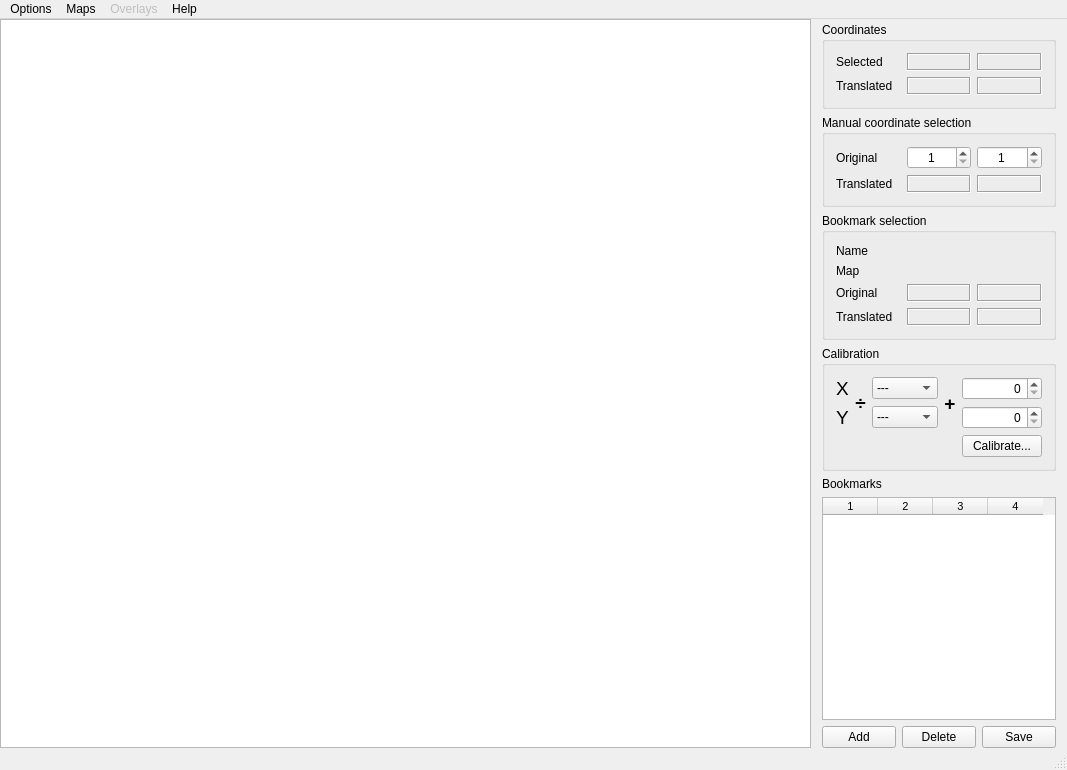
<?xml version="1.0" encoding="UTF-8"?>
<ui version="4.0">
 <class>MainWindow</class>
 <widget class="QMainWindow" name="MainWindow">
  <property name="geometry">
   <rect>
    <x>0</x>
    <y>0</y>
    <width>1067</width>
    <height>770</height>
   </rect>
  </property>
  <property name="windowTitle">
   <string>SS13 Telescience Manager</string>
  </property>
  <widget class="QWidget" name="centralWidget">
   <layout class="QHBoxLayout" name="_2">
    <property name="spacing">
     <number>0</number>
    </property>
    <property name="margin">
     <number>0</number>
    </property>
    <item>
     <widget class="MapView" name="mapArea">
      <property name="mouseTracking">
       <bool>true</bool>
      </property>
      <property name="interactive">
       <bool>true</bool>
      </property>
      <property name="dragMode">
       <enum>QGraphicsView::ScrollHandDrag</enum>
      </property>
     </widget>
    </item>
    <item>
     <widget class="QWidget" name="widget" native="true">
      <property name="sizePolicy">
       <sizepolicy hsizetype="Fixed" vsizetype="Preferred">
        <horstretch>0</horstretch>
        <verstretch>0</verstretch>
       </sizepolicy>
      </property>
      <property name="minimumSize">
       <size>
        <width>256</width>
        <height>0</height>
       </size>
      </property>
      <property name="maximumSize">
       <size>
        <width>256</width>
        <height>16777215</height>
       </size>
      </property>
      <layout class="QVBoxLayout" name="_3">
       <property name="topMargin">
        <number>3</number>
       </property>
       <property name="bottomMargin">
        <number>0</number>
       </property>
       <item>
        <widget class="QGroupBox" name="coordinateBox">
         <property name="sizePolicy">
          <sizepolicy hsizetype="Preferred" vsizetype="Fixed">
           <horstretch>0</horstretch>
           <verstretch>0</verstretch>
          </sizepolicy>
         </property>
         <property name="minimumSize">
          <size>
           <width>0</width>
           <height>0</height>
          </size>
         </property>
         <property name="maximumSize">
          <size>
           <width>250</width>
           <height>16777215</height>
          </size>
         </property>
         <property name="title">
          <string>Coordinates</string>
         </property>
         <layout class="QGridLayout" name="gridLayout_17">
          <item row="0" column="2">
           <widget class="QLabel" name="coordinateOY">
            <property name="frameShape">
             <enum>QFrame::Box</enum>
            </property>
            <property name="frameShadow">
             <enum>QFrame::Sunken</enum>
            </property>
            <property name="text">
             <string/>
            </property>
            <property name="alignment">
             <set>Qt::AlignCenter</set>
            </property>
           </widget>
          </item>
          <item row="0" column="0">
           <widget class="QLabel" name="label_43">
            <property name="text">
             <string>Selected</string>
            </property>
           </widget>
          </item>
          <item row="0" column="1">
           <widget class="QLabel" name="coordinateOX">
            <property name="frameShape">
             <enum>QFrame::Box</enum>
            </property>
            <property name="frameShadow">
             <enum>QFrame::Sunken</enum>
            </property>
            <property name="text">
             <string/>
            </property>
            <property name="alignment">
             <set>Qt::AlignCenter</set>
            </property>
           </widget>
          </item>
          <item row="1" column="0">
           <widget class="QLabel" name="label_44">
            <property name="text">
             <string>Translated</string>
            </property>
           </widget>
          </item>
          <item row="1" column="2">
           <widget class="QLabel" name="coordinateTY">
            <property name="frameShape">
             <enum>QFrame::Box</enum>
            </property>
            <property name="frameShadow">
             <enum>QFrame::Sunken</enum>
            </property>
            <property name="text">
             <string/>
            </property>
            <property name="alignment">
             <set>Qt::AlignCenter</set>
            </property>
           </widget>
          </item>
          <item row="1" column="1">
           <widget class="QLabel" name="coordinateTX">
            <property name="frameShape">
             <enum>QFrame::Box</enum>
            </property>
            <property name="frameShadow">
             <enum>QFrame::Sunken</enum>
            </property>
            <property name="text">
             <string/>
            </property>
            <property name="alignment">
             <set>Qt::AlignCenter</set>
            </property>
           </widget>
          </item>
         </layout>
        </widget>
       </item>
       <item>
        <widget class="QGroupBox" name="manualBox">
         <property name="sizePolicy">
          <sizepolicy hsizetype="Preferred" vsizetype="Fixed">
           <horstretch>0</horstretch>
           <verstretch>0</verstretch>
          </sizepolicy>
         </property>
         <property name="maximumSize">
          <size>
           <width>250</width>
           <height>16777215</height>
          </size>
         </property>
         <property name="title">
          <string>Manual coordinate selection</string>
         </property>
         <layout class="QGridLayout" name="gridLayout_16">
          <item row="0" column="0">
           <widget class="QLabel" name="label_41">
            <property name="text">
             <string>Original</string>
            </property>
           </widget>
          </item>
          <item row="1" column="0">
           <widget class="QLabel" name="label_42">
            <property name="text">
             <string>Translated</string>
            </property>
           </widget>
          </item>
          <item row="1" column="1">
           <widget class="QLabel" name="manualTX">
            <property name="frameShape">
             <enum>QFrame::Box</enum>
            </property>
            <property name="frameShadow">
             <enum>QFrame::Sunken</enum>
            </property>
            <property name="text">
             <string/>
            </property>
            <property name="alignment">
             <set>Qt::AlignCenter</set>
            </property>
           </widget>
          </item>
          <item row="1" column="2">
           <widget class="QLabel" name="manualTY">
            <property name="frameShape">
             <enum>QFrame::Box</enum>
            </property>
            <property name="frameShadow">
             <enum>QFrame::Sunken</enum>
            </property>
            <property name="text">
             <string/>
            </property>
            <property name="alignment">
             <set>Qt::AlignCenter</set>
            </property>
           </widget>
          </item>
          <item row="0" column="1">
           <widget class="QSpinBox" name="manualOX">
            <property name="frame">
             <bool>true</bool>
            </property>
            <property name="alignment">
             <set>Qt::AlignCenter</set>
            </property>
            <property name="correctionMode">
             <enum>QAbstractSpinBox::CorrectToPreviousValue</enum>
            </property>
            <property name="minimum">
             <number>1</number>
            </property>
            <property name="maximum">
             <number>1000</number>
            </property>
           </widget>
          </item>
          <item row="0" column="2">
           <widget class="QSpinBox" name="manualOY">
            <property name="frame">
             <bool>true</bool>
            </property>
            <property name="alignment">
             <set>Qt::AlignCenter</set>
            </property>
            <property name="correctionMode">
             <enum>QAbstractSpinBox::CorrectToPreviousValue</enum>
            </property>
            <property name="minimum">
             <number>1</number>
            </property>
            <property name="maximum">
             <number>1000</number>
            </property>
           </widget>
          </item>
         </layout>
        </widget>
       </item>
       <item>
        <widget class="QGroupBox" name="bookmarkBox">
         <property name="sizePolicy">
          <sizepolicy hsizetype="Preferred" vsizetype="Fixed">
           <horstretch>0</horstretch>
           <verstretch>0</verstretch>
          </sizepolicy>
         </property>
         <property name="title">
          <string>Bookmark selection</string>
         </property>
         <layout class="QGridLayout" name="gridLayout_15">
          <item row="4" column="1">
           <widget class="QLabel" name="bookmarkTX">
            <property name="frameShape">
             <enum>QFrame::Box</enum>
            </property>
            <property name="frameShadow">
             <enum>QFrame::Sunken</enum>
            </property>
            <property name="text">
             <string/>
            </property>
            <property name="alignment">
             <set>Qt::AlignCenter</set>
            </property>
           </widget>
          </item>
          <item row="4" column="0">
           <widget class="QLabel" name="label_37">
            <property name="text">
             <string>Translated</string>
            </property>
           </widget>
          </item>
          <item row="1" column="1" colspan="2">
           <widget class="QLabel" name="bookmarkName">
            <property name="text">
             <string/>
            </property>
            <property name="wordWrap">
             <bool>true</bool>
            </property>
           </widget>
          </item>
          <item row="3" column="2">
           <widget class="QLabel" name="bookmarkOY">
            <property name="frameShape">
             <enum>QFrame::Box</enum>
            </property>
            <property name="frameShadow">
             <enum>QFrame::Sunken</enum>
            </property>
            <property name="text">
             <string/>
            </property>
            <property name="alignment">
             <set>Qt::AlignCenter</set>
            </property>
           </widget>
          </item>
          <item row="4" column="2">
           <widget class="QLabel" name="bookmarkTY">
            <property name="frameShape">
             <enum>QFrame::Box</enum>
            </property>
            <property name="frameShadow">
             <enum>QFrame::Sunken</enum>
            </property>
            <property name="text">
             <string/>
            </property>
            <property name="alignment">
             <set>Qt::AlignCenter</set>
            </property>
           </widget>
          </item>
          <item row="1" column="0">
           <widget class="QLabel" name="label_38">
            <property name="text">
             <string>Name</string>
            </property>
           </widget>
          </item>
          <item row="3" column="1">
           <widget class="QLabel" name="bookmarkOX">
            <property name="frameShape">
             <enum>QFrame::Box</enum>
            </property>
            <property name="frameShadow">
             <enum>QFrame::Sunken</enum>
            </property>
            <property name="text">
             <string/>
            </property>
            <property name="alignment">
             <set>Qt::AlignCenter</set>
            </property>
           </widget>
          </item>
          <item row="3" column="0">
           <widget class="QLabel" name="label_39">
            <property name="text">
             <string>Original</string>
            </property>
           </widget>
          </item>
          <item row="2" column="0">
           <widget class="QLabel" name="label_40">
            <property name="text">
             <string>Map</string>
            </property>
           </widget>
          </item>
          <item row="2" column="1" colspan="2">
           <widget class="QLabel" name="bookmarkMap">
            <property name="text">
             <string/>
            </property>
            <property name="wordWrap">
             <bool>true</bool>
            </property>
           </widget>
          </item>
         </layout>
        </widget>
       </item>
       <item>
        <widget class="QGroupBox" name="calibrationBox">
         <property name="sizePolicy">
          <sizepolicy hsizetype="Preferred" vsizetype="Fixed">
           <horstretch>0</horstretch>
           <verstretch>0</verstretch>
          </sizepolicy>
         </property>
         <property name="maximumSize">
          <size>
           <width>250</width>
           <height>16777215</height>
          </size>
         </property>
         <property name="title">
          <string>Calibration</string>
         </property>
         <layout class="QGridLayout" name="gridLayout_18">
          <property name="horizontalSpacing">
           <number>6</number>
          </property>
          <item row="4" column="6">
           <widget class="QSpinBox" name="calibrationCY">
            <property name="sizePolicy">
             <sizepolicy hsizetype="MinimumExpanding" vsizetype="Fixed">
              <horstretch>0</horstretch>
              <verstretch>0</verstretch>
             </sizepolicy>
            </property>
            <property name="cursor">
             <cursorShape>ArrowCursor</cursorShape>
            </property>
            <property name="alignment">
             <set>Qt::AlignRight|Qt::AlignTrailing|Qt::AlignVCenter</set>
            </property>
            <property name="maximum">
             <number>1000</number>
            </property>
           </widget>
          </item>
          <item row="4" column="0">
           <widget class="QLabel" name="label_45">
            <property name="font">
             <font>
              <pointsize>14</pointsize>
              <weight>50</weight>
              <bold>false</bold>
             </font>
            </property>
            <property name="text">
             <string>Y</string>
            </property>
           </widget>
          </item>
          <item row="3" column="0">
           <widget class="QLabel" name="label_47">
            <property name="font">
             <font>
              <pointsize>14</pointsize>
              <weight>50</weight>
              <bold>false</bold>
             </font>
            </property>
            <property name="text">
             <string>X</string>
            </property>
           </widget>
          </item>
          <item row="3" column="3">
           <widget class="QComboBox" name="calibrationMX">
            <property name="sizePolicy">
             <sizepolicy hsizetype="MinimumExpanding" vsizetype="Fixed">
              <horstretch>0</horstretch>
              <verstretch>0</verstretch>
             </sizepolicy>
            </property>
            <property name="editable">
             <bool>false</bool>
            </property>
            <item>
             <property name="text">
              <string>---</string>
             </property>
            </item>
            <item>
             <property name="text">
              <string>1</string>
             </property>
            </item>
            <item>
             <property name="text">
              <string>2</string>
             </property>
            </item>
            <item>
             <property name="text">
              <string>4</string>
             </property>
            </item>
           </widget>
          </item>
          <item row="4" column="3">
           <widget class="QComboBox" name="calibrationMY">
            <property name="sizePolicy">
             <sizepolicy hsizetype="MinimumExpanding" vsizetype="Fixed">
              <horstretch>0</horstretch>
              <verstretch>0</verstretch>
             </sizepolicy>
            </property>
            <item>
             <property name="text">
              <string>---</string>
             </property>
            </item>
            <item>
             <property name="text">
              <string>1</string>
             </property>
            </item>
            <item>
             <property name="text">
              <string>2</string>
             </property>
            </item>
            <item>
             <property name="text">
              <string>4</string>
             </property>
            </item>
           </widget>
          </item>
          <item row="3" column="6">
           <widget class="QSpinBox" name="calibrationCX">
            <property name="sizePolicy">
             <sizepolicy hsizetype="MinimumExpanding" vsizetype="Fixed">
              <horstretch>0</horstretch>
              <verstretch>0</verstretch>
             </sizepolicy>
            </property>
            <property name="alignment">
             <set>Qt::AlignRight|Qt::AlignTrailing|Qt::AlignVCenter</set>
            </property>
            <property name="maximum">
             <number>1000</number>
            </property>
           </widget>
          </item>
          <item row="5" column="6">
           <widget class="QPushButton" name="calibrateButton">
            <property name="sizePolicy">
             <sizepolicy hsizetype="Fixed" vsizetype="Expanding">
              <horstretch>0</horstretch>
              <verstretch>0</verstretch>
             </sizepolicy>
            </property>
            <property name="text">
             <string>Calibrate...</string>
            </property>
           </widget>
          </item>
          <item row="3" column="5" rowspan="2">
           <widget class="QLabel" name="label_48">
            <property name="font">
             <font>
              <pointsize>14</pointsize>
              <weight>75</weight>
              <bold>true</bold>
             </font>
            </property>
            <property name="text">
             <string>+</string>
            </property>
            <property name="alignment">
             <set>Qt::AlignCenter</set>
            </property>
           </widget>
          </item>
          <item row="3" column="1" rowspan="2">
           <widget class="QLabel" name="label_46">
            <property name="font">
             <font>
              <pointsize>14</pointsize>
              <weight>75</weight>
              <bold>true</bold>
             </font>
            </property>
            <property name="text">
             <string>÷</string>
            </property>
            <property name="alignment">
             <set>Qt::AlignCenter</set>
            </property>
           </widget>
          </item>
         </layout>
        </widget>
       </item>
       <item>
        <widget class="QLabel" name="bookmarkLabel">
         <property name="text">
          <string>Bookmarks</string>
         </property>
        </widget>
       </item>
       <item>
        <widget class="QTableWidget" name="bookmarkTable">
         <property name="sizePolicy">
          <sizepolicy hsizetype="Expanding" vsizetype="Expanding">
           <horstretch>0</horstretch>
           <verstretch>0</verstretch>
          </sizepolicy>
         </property>
         <property name="font">
          <font>
           <pointsize>8</pointsize>
          </font>
         </property>
         <property name="mouseTracking">
          <bool>false</bool>
         </property>
         <property name="acceptDrops">
          <bool>true</bool>
         </property>
         <property name="showDropIndicator" stdset="0">
          <bool>false</bool>
         </property>
         <property name="dragEnabled">
          <bool>false</bool>
         </property>
         <property name="dragDropOverwriteMode">
          <bool>false</bool>
         </property>
         <property name="dragDropMode">
          <enum>QAbstractItemView::NoDragDrop</enum>
         </property>
         <property name="defaultDropAction">
          <enum>Qt::MoveAction</enum>
         </property>
         <property name="selectionMode">
          <enum>QAbstractItemView::SingleSelection</enum>
         </property>
         <property name="selectionBehavior">
          <enum>QAbstractItemView::SelectRows</enum>
         </property>
         <property name="sortingEnabled">
          <bool>true</bool>
         </property>
         <property name="cornerButtonEnabled">
          <bool>true</bool>
         </property>
         <property name="columnCount">
          <number>4</number>
         </property>
         <attribute name="horizontalHeaderVisible">
          <bool>true</bool>
         </attribute>
         <attribute name="horizontalHeaderDefaultSectionSize">
          <number>55</number>
         </attribute>
         <attribute name="horizontalHeaderHighlightSections">
          <bool>false</bool>
         </attribute>
         <attribute name="horizontalHeaderShowSortIndicator" stdset="0">
          <bool>true</bool>
         </attribute>
         <attribute name="verticalHeaderVisible">
          <bool>false</bool>
         </attribute>
         <attribute name="verticalHeaderHighlightSections">
          <bool>false</bool>
         </attribute>
         <attribute name="verticalHeaderMinimumSectionSize">
          <number>10</number>
         </attribute>
         <column/>
         <column/>
         <column/>
         <column/>
        </widget>
       </item>
       <item>
        <widget class="QWidget" name="bookmarkButtons" native="true">
         <layout class="QHBoxLayout" name="horizontalLayout">
          <property name="margin">
           <number>0</number>
          </property>
          <item>
           <widget class="QPushButton" name="bookmarkAdd">
            <property name="text">
             <string>Add</string>
            </property>
           </widget>
          </item>
          <item>
           <widget class="QPushButton" name="bookmarkDelete">
            <property name="text">
             <string>Delete</string>
            </property>
           </widget>
          </item>
          <item>
           <widget class="QPushButton" name="bookmarkSave">
            <property name="text">
             <string>Save</string>
            </property>
           </widget>
          </item>
         </layout>
        </widget>
       </item>
      </layout>
     </widget>
    </item>
   </layout>
  </widget>
  <widget class="QMenuBar" name="menuBar">
   <property name="geometry">
    <rect>
     <x>0</x>
     <y>0</y>
     <width>1067</width>
     <height>20</height>
    </rect>
   </property>
   <widget class="QMenu" name="menuSS13_Telescience_Coordinator">
    <property name="title">
     <string>Options</string>
    </property>
    <addaction name="actionCalibrate"/>
    <addaction name="actionExit"/>
   </widget>
   <widget class="QMenu" name="menuMaps">
    <property name="title">
     <string>Maps</string>
    </property>
   </widget>
   <widget class="QMenu" name="menuAbout">
    <property name="title">
     <string>Help</string>
    </property>
    <addaction name="actionUsage"/>
    <addaction name="actionAbout"/>
   </widget>
   <widget class="QMenu" name="menuOverlays">
    <property name="enabled">
     <bool>false</bool>
    </property>
    <property name="title">
     <string>Overlays</string>
    </property>
   </widget>
   <addaction name="menuSS13_Telescience_Coordinator"/>
   <addaction name="menuMaps"/>
   <addaction name="menuOverlays"/>
   <addaction name="menuAbout"/>
  </widget>
  <widget class="QStatusBar" name="statusBar"/>
  <action name="actionCalibrate">
   <property name="text">
    <string>Calibrate</string>
   </property>
  </action>
  <action name="actionExit">
   <property name="text">
    <string>Exit</string>
   </property>
  </action>
  <action name="actionAbout">
   <property name="text">
    <string>About</string>
   </property>
  </action>
  <action name="actionUsage">
   <property name="text">
    <string>Usage</string>
   </property>
  </action>
 </widget>
 <layoutdefault spacing="6" margin="11"/>
 <customwidgets>
  <customwidget>
   <class>MapView</class>
   <extends>QGraphicsView</extends>
   <header location="global">mapview.h</header>
  </customwidget>
 </customwidgets>
 <resources/>
 <connections>
  <connection>
   <sender>actionExit</sender>
   <signal>triggered()</signal>
   <receiver>MainWindow</receiver>
   <slot>close()</slot>
   <hints>
    <hint type="sourcelabel">
     <x>-1</x>
     <y>-1</y>
    </hint>
    <hint type="destinationlabel">
     <x>442</x>
     <y>315</y>
    </hint>
   </hints>
  </connection>
 </connections>
 <slots>
  <slot>recalculate_manual()</slot>
  <slot>update_params()</slot>
 </slots>
</ui>
